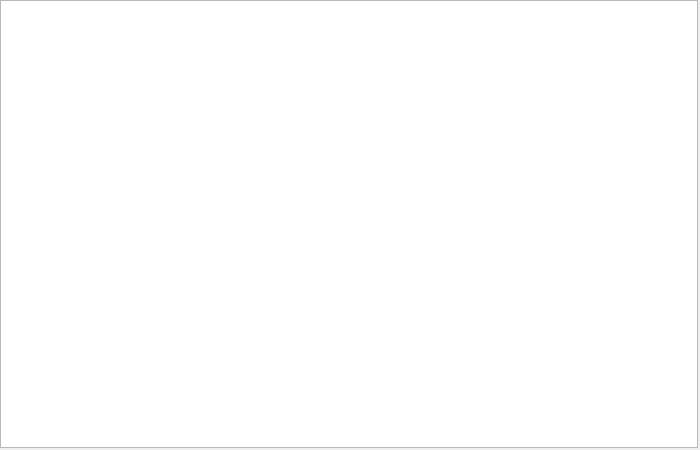
<?xml version="1.0" encoding="UTF-8"?>
<ui version="4.0">
 <class>Statistika</class>
 <widget class="QDialog" name="Statistika">
  <property name="geometry">
   <rect>
    <x>0</x>
    <y>0</y>
    <width>700</width>
    <height>450</height>
   </rect>
  </property>
  <property name="windowTitle">
   <string>Dialog</string>
  </property>
  <widget class="QChartView" name="graphicsView">
   <property name="geometry">
    <rect>
     <x>0</x>
     <y>0</y>
     <width>698</width>
     <height>448</height>
    </rect>
   </property>
  </widget>
 </widget>
 <customwidgets>
  <customwidget>
   <class>QChartView</class>
   <extends>QGraphicsView</extends>
   <header>QtCharts</header>
  </customwidget>
 </customwidgets>
 <resources/>
 <connections/>
</ui>
